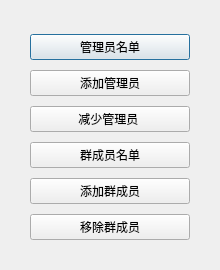
<?xml version="1.0" encoding="UTF-8"?>
<ui version="4.0">
 <class>GroupTools</class>
 <widget class="QDialog" name="GroupTools">
  <property name="geometry">
   <rect>
    <x>0</x>
    <y>0</y>
    <width>220</width>
    <height>270</height>
   </rect>
  </property>
  <property name="windowTitle">
   <string>Dialog</string>
  </property>
  <widget class="QWidget" name="verticalLayoutWidget">
   <property name="geometry">
    <rect>
     <x>30</x>
     <y>30</y>
     <width>160</width>
     <height>218</height>
    </rect>
   </property>
   <layout class="QVBoxLayout" name="GroupTools_2">
    <item>
     <widget class="QPushButton" name="ManagerList">
      <property name="text">
       <string>管理员名单</string>
      </property>
     </widget>
    </item>
    <item>
     <widget class="QPushButton" name="AddManager">
      <property name="text">
       <string>添加管理员</string>
      </property>
     </widget>
    </item>
    <item>
     <widget class="QPushButton" name="DecreaseManager">
      <property name="text">
       <string>减少管理员 </string>
      </property>
     </widget>
    </item>
    <item>
     <widget class="QPushButton" name="PeopleGroup">
      <property name="text">
       <string>群成员名单</string>
      </property>
     </widget>
    </item>
    <item>
     <widget class="QPushButton" name="AddPeople">
      <property name="text">
       <string>添加群成员</string>
      </property>
     </widget>
    </item>
    <item>
     <widget class="QPushButton" name="DecreasePeople">
      <property name="text">
       <string>移除群成员</string>
      </property>
     </widget>
    </item>
   </layout>
  </widget>
 </widget>
 <resources/>
 <connections/>
</ui>
